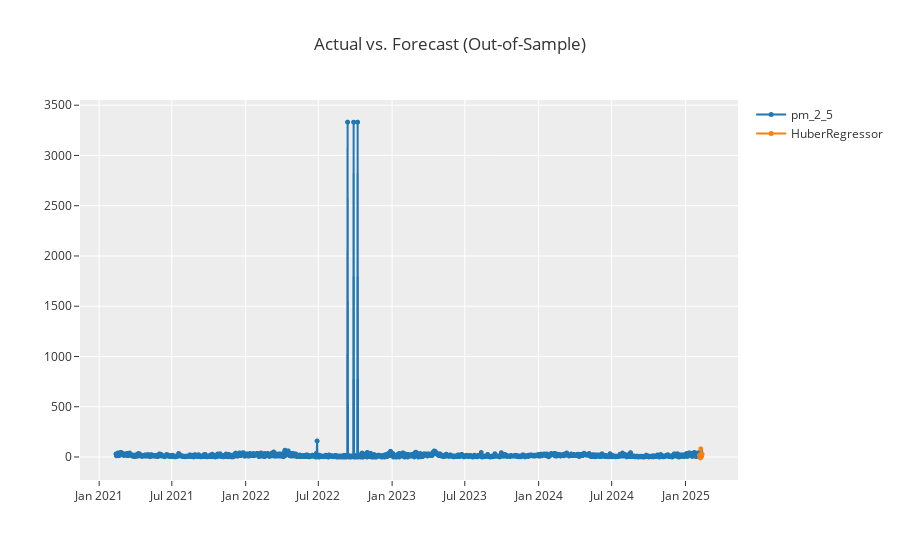

The notebook cell saved with this chart:
### Code cell
# 6. ประเมินโมเดลด้วยกราฟ (ถ้าต้องการดูการวิเคราะห์โมเดล)
plot_model(tuned_model, plot='diagnostics')  # กราฟตรวจสอบค่าคลาดเคลื่อนของโมเดล
plot_model(tuned_model, plot='forecast')     # กราฟการพยากรณ์เทียบกับค่าจริงที่ผ่านมา

### Figure 1 — Plotly figure (JSON) as saved in the notebook; plotly's stock layout.template omitted (floating-point values rounded to 4 significant figures; data arrays with more than 128 entries replaced by an {"elided": "..."} marker saying what was removed)
{"data": [{"line": {"color": "rgb(31, 119, 180)", "width": 2}, "marker": {"color": "rgb(31, 119, 180)", "size": 5}, "mode": "lines+markers", "name": "pm_2_5", "type": "scattergl", "x": {"elided": "1461 str values"}, "xaxis": "x", "y": {"elided": "1461 float values"}, "yaxis": "y"}, {"line": {"color": "rgb(255, 127, 14)", "width": 2}, "marker": {"color": "rgb(255, 127, 14)", "size": 5}, "mode": "lines+markers", "name": "HuberRegressor", "type": "scattergl", "x": {"elided": "1461 str values"}, "xaxis": "x", "y": {"elided": "1461 float values"}, "yaxis": "y"}], "layout": {"showlegend": true, "title": {"text": "Actual vs. Forecast (Out-of-Sample)"}, "xaxis": {"anchor": "y", "domain": [0, 1]}, "yaxis": {"anchor": "x", "domain": [0, 1]}}}
